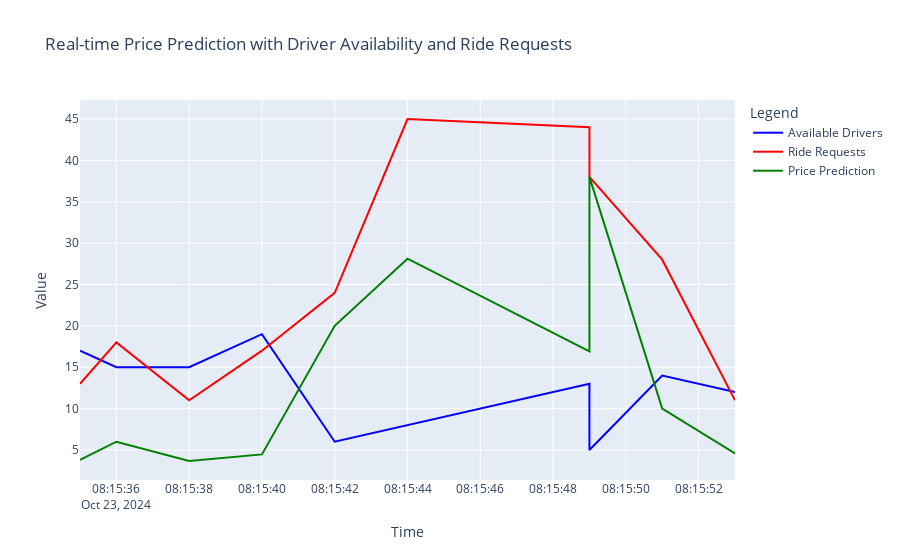

Write notebook code for a chart like this one.
### Code cell
processed_events = []

# Set up an empty dataframe to store the real-time data
df_visual = pd.DataFrame(columns=['datetime', 'available_drivers', 'ride_requests', 'predicted_price'])

# Infinite loop to continuously consume events and update the plot
while len(processed_events) < 10:
    # Consume event from the GlassFlow pipeline
    resp = data_sink.consume()
    if resp.status_code == 200:
        event_data = resp.json()
        
        # Extract the predicted price and event details
        predicted_prices = event_data.get('predicted_price', None)
        
        if predicted_prices:
            processed_events.append(event_data)

            # Create a list to store new rows
            new_rows = []

            # Iterate through the array of predicted prices
            for price in predicted_prices:
                new_data = {
                    'datetime': pd.to_datetime(price['datetime']),
                    'available_drivers': price['available_drivers'],
                    'ride_requests': price['ride_requests'],
                    'predicted_price': price['predicted_price']
                }
                new_rows.append(new_data)

            # Append new rows to df_visual using pd.concat
            df_visual = pd.concat([df_visual, pd.DataFrame(new_rows)], ignore_index=True)

            # Clear previous output
            clear_output(wait=True)

            # Plot the updated DataFrame
            fig = go.Figure()

            fig.add_trace(go.Scatter(x=df_visual['datetime'], y=df_visual['available_drivers'],
                                     mode='lines', name='Available Drivers', line=dict(color='blue')))
            fig.add_trace(go.Scatter(x=df_visual['datetime'], y=df_visual['ride_requests'],
                                     mode='lines', name='Ride Requests', line=dict(color='red')))
            fig.add_trace(go.Scatter(x=df_visual['datetime'], y=df_visual['predicted_price'],
                                     mode='lines', name='Price Prediction', line=dict(color='green')))

            fig.update_layout(title="Real-time Price Prediction with Driver Availability and Ride Requests",
                              xaxis_title="Time",
                              yaxis_title="Value",
                              legend_title="Legend")

            # Display the updated plot
            display(fig)

    # Pause for a bit before consuming the next event
    time.sleep(1)

### Figure 1 — Plotly figure (JSON) as saved in the notebook; plotly's stock layout.template omitted (floating-point values rounded to 4 significant figures)
{"data": [{"line": {"color": "blue"}, "mode": "lines", "name": "Available Drivers", "type": "scatter", "x": ["2024-10-23T08:15:35", "2024-10-23T08:15:36", "2024-10-23T08:15:38", "2024-10-23T08:15:40", "2024-10-23T08:15:42", "2024-10-23T08:15:44", "2024-10-23T08:15:49", "2024-10-23T08:15:49", "2024-10-23T08:15:51", "2024-10-23T08:15:53"], "y": [17, 15, 15, 19, 6, 8, 13, 5, 14, 12]}, {"line": {"color": "red"}, "mode": "lines", "name": "Ride Requests", "type": "scatter", "x": ["2024-10-23T08:15:35", "2024-10-23T08:15:36", "2024-10-23T08:15:38", "2024-10-23T08:15:40", "2024-10-23T08:15:42", "2024-10-23T08:15:44", "2024-10-23T08:15:49", "2024-10-23T08:15:49", "2024-10-23T08:15:51", "2024-10-23T08:15:53"], "y": [13, 18, 11, 17, 24, 45, 44, 38, 28, 11]}, {"line": {"color": "green"}, "mode": "lines", "name": "Price Prediction", "type": "scatter", "x": ["2024-10-23T08:15:35", "2024-10-23T08:15:36", "2024-10-23T08:15:38", "2024-10-23T08:15:40", "2024-10-23T08:15:42", "2024-10-23T08:15:44", "2024-10-23T08:15:49", "2024-10-23T08:15:49", "2024-10-23T08:15:51", "2024-10-23T08:15:53"], "y": [3.82, 6, 3.67, 4.47, 20, 28.12, 16.92, 38, 10, 4.58]}], "layout": {"legend": {"title": {"text": "Legend"}}, "title": {"text": "Real-time Price Prediction with Driver Availability and Ride Requests"}, "xaxis": {"title": {"text": "Time"}}, "yaxis": {"title": {"text": "Value"}}}}
